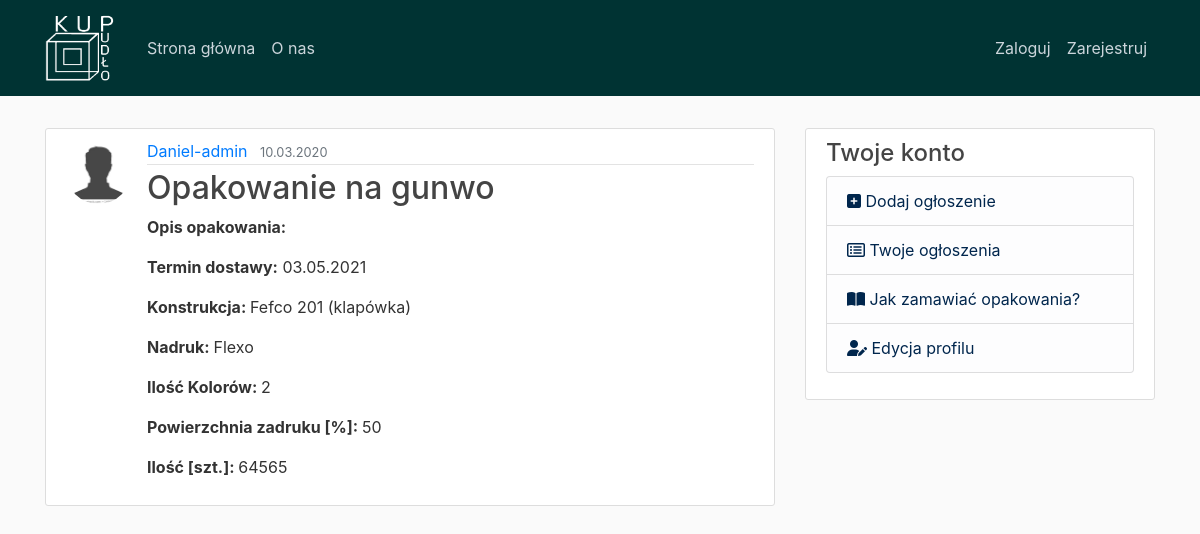
/ogloszenie/3/, run on the app's committed database.
### Tablica/models.py (models this page shows, shortened)
class ogloszenie(models.Model):
    autor = models.ForeignKey(User, on_delete=models.CASCADE)
    data_dodania = models.DateTimeField(auto_now=True)
    nazwa_opakowania = models.CharField(max_length=100)
    termin_dostawy = models.DateTimeField(default="")
    ilość = models.IntegerField(default=0, validators=[MaxValueValidator(1000000), MinValueValidator(0)])
    treść = models.TextField(blank=True)
    długość_mm = models.PositiveSmallIntegerField(null=True, blank=True)
    szerokość_mm = models.PositiveSmallIntegerField(null=True, blank=True)
    wysokość_mm = models.PositiveSmallIntegerField(null=True, blank=True)
    class konstrukcje (models.TextChoices):
        fefco_201 = "aa", _('Fefco 201 (klapówka)')
        fefco_422 = "ab", _('Fefco 422 (tacka skladana recznie)')
        fefco_451 = "ac", _('Fefco 451 (tacka klejona)')
        fefco_700 = "ad", _('Fefco 700 (dno automatyczne)')
        inne = "ae", _('Inne')
    konstrukcja = models.CharField(max_length=30, choices=konstrukcje.choices, default=konstrukcje.fefco_201)
    class nadruk(models.TextChoices):
        bez_nadruku = "bz", ('Bez nadruku')
        flexo = "fl",_('Flexo')
        offset = "of",_('Offset')
    typ_nadruku = models.CharField(max_length=2, choices=nadruk.choices, default=nadruk.bez_nadruku)
    LICZBA_KOLOROW = [
        ('0', '0'),
        ('1', '1'),
        ('2', '2'),
        ('3', '3'),
        ('4', '4'),
        ('5', '5')
    ]
    ilość_kolorów = models.CharField(max_length=30, choices=LICZBA_KOLOROW, default='0', blank=True)
    powierzchnia_zadruku = models.IntegerField(validators=[MaxValueValidator(100), MinValueValidator(0)], blank=True)
    class wojewodztwa(models.TextChoices):
        brak = "BK", _("---")
        dolnoslaskie = "DS", _("dolnośląskie")
        kujawsko_pomorskie = "KP", _("kujawsko-pomorskie")
        lubelskie = "LU", _("lubelskie")
        lubuskie = "LB", _("lubuskie")
        lodzkie = "LDZ", _("łódzkie")
        malopolskie = "MP", _("małopolskie")
        mazowieckie = "MZ", _("mazowieckie")
        opolskie = "OP", _("opolskie")
        podkarpackie = "PK", _("podkarpackie")
        podlaskie = "PL", _("podlaskie")
        pomorskie = "PM", _("pomorskie")
        slaskie = "SL", _("śląskie")
        swietokrzyskie = "SK", _("świętokrzyskie")
        warminsko_mazurskie = "WM", _("warmińsko-mazurskie")
        wielkopolskie = "WP", _("wielkopolskie")
        zachodniopomorskie = "ZP", _("zachodniopomorskie")
    województwo = models.CharField(max_length=30, choices=wojewodztwa.choices, default=wojewodztwa.brak)
    miejscowość = models.CharField(max_length=100, default="")
    class palety(models.TextChoices):
        Euro_paleta = "EU", _('Paleta EURO')
        Paleta_UK = "UK", _('Paleta UK')
        Paleta_jednorazowa = "PJ", _('Paleta jednorazowa')
    Paleta = models.CharField(max_length=100, choices=palety.choices, default=palety.Euro_paleta)

### users/models.py (models this page shows, shortened)
class Profile(models.Model):
    user = models.OneToOneField(User, on_delete=models.CASCADE)
    image = models.ImageField(default='default.jpg', upload_to='profile_pics')

### Tablica/views.py (the view)
# urls.py: path('ogloszenie/<int:pk>/', ogloszenieDetailView.as_view(), name='ogloszenie-detal'),
class ogloszenieDetailView(DetailView):     #z wbudowanego modułu wyświetlanie detali ogłoszenia
    model = ogloszenie
    template_name = 'Tablica/ogloszenie-detal.html'

### Tablica/templates/Tablica/ogloszenie-detal.html
{% extends "Tablica/base.html" %}
{% block body %}
        <article class="media content-section">
          <img class="rounded-circle article-img" src="{{ object.autor.profile.image.url }}">
          <div class="media-body">
            <div class="article-metadata">
              <a class="mr-2" href="#">{{object.autor}}</a>
              <small class="text-muted">{{ object.data_dodania|date:"d.m.o" }}</small>
            </div>
            <h2 class="article-title">{{ object.nazwa_opakowania }}</h2>
            <p class="article-content"><b>Opis opakowania:</b> {{object.treść}}</p>
            <p class="article-content"><b>Termin dostawy:</b> {{object.termin_dostawy|date:"d.m.o"}}</p>
            <p class="article-content"><b>Konstrukcja: </b>{{object.get_konstrukcja_display}}</p>
            <p class="article-content"><b>Nadruk: </b>{{object.get_typ_nadruku_display}}</p>
            <p class="article-content"><b>Ilość Kolorów: </b>{{object.get_ilość_kolorów_display}}</p>
            <p class="article-content"><b>Powierzchnia zadruku [%]: </b>{{object.powierzchnia_zadruku}}</p>
            <p class="article-content"><b>Ilość [szt.]: </b>{{object.ilość}}</p>
          </div>
        </article>
{% endblock %}

### Tablica/static/Tablica/main.css (style rules this page uses)
body { background: #fafafa; color: #333333; margin-top: 5rem; }
h1, h2, h3, h4, h5, h6 { color: #444444; }
.content-section { background: #ffffff; padding: 10px 20px; border: 1px solid #dddddd; border-radius: 3px; margin-bottom: 10px; }
.article-title { color: #444444; }
.article-content { white-space: pre-line; }
.article-img { height: 65px; width: 65px; margin-right: 16px; }
.article-metadata { padding-bottom: 1px; margin-bottom: 4px; border-bottom: 1px solid #e3e3e3 }

### data on the page
ogloszenie: autor.profile.image (placeholder picture), autor "Daniel-admin", data_dodania "10.03.2020", nazwa_opakowania "Opakowanie na gunwo", termin_dostawy "03.05.2021", konstrukcja "Fefco 201 (klapówka)", typ_nadruku "Flexo", ilość_kolorów "2", powierzchnia_zadruku "50", ilość "64565"
